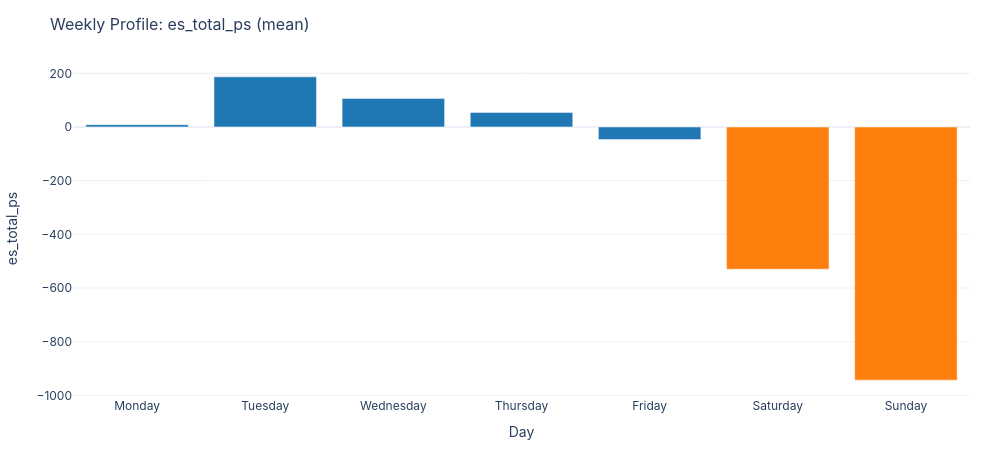

Notebook code cell kept with this figure:
### Code cell
plot_weekly_profile(train).show()

### Figure 1 — Plotly figure (JSON) as saved in the notebook; plotly's stock layout.template omitted (floating-point values rounded to 4 significant figures)
{"data": [{"marker": {"color": ["#1f77b4", "#1f77b4", "#1f77b4", "#1f77b4", "#1f77b4", "#ff7f0e", "#ff7f0e"]}, "type": "bar", "x": ["Monday", "Tuesday", "Wednesday", "Thursday", "Friday", "Saturday", "Sunday"], "y": [8.615, 186.8, 106.4, 54.28, -47.02, -529.9, -943.4]}], "layout": {"font": {"family": "Inter, Arial, sans-serif", "size": 12}, "height": 450, "hovermode": "x unified", "legend": {"orientation": "h", "x": 1, "xanchor": "right", "y": 1.02, "yanchor": "bottom"}, "margin": {"b": 50, "l": 60, "r": 30, "t": 60}, "title": {"font": {"size": 16}, "text": "Weekly Profile: es_total_ps (mean)"}, "width": 1000, "xaxis": {"title": {"text": "Day"}}, "yaxis": {"title": {"text": "es_total_ps"}}}}
